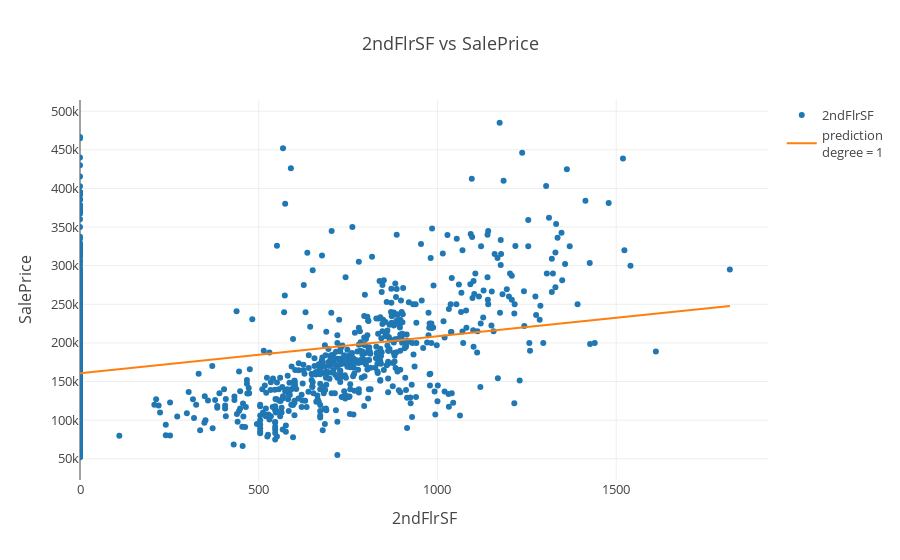

The cell this chart's notebook holds for it:
### Code cell
equations_dict = poly_regression(df=df_2ndFlrSF,col='2ndFlrSF',target='SalePrice',degree=1,round_off=2,equations_dict=equations_dict)
